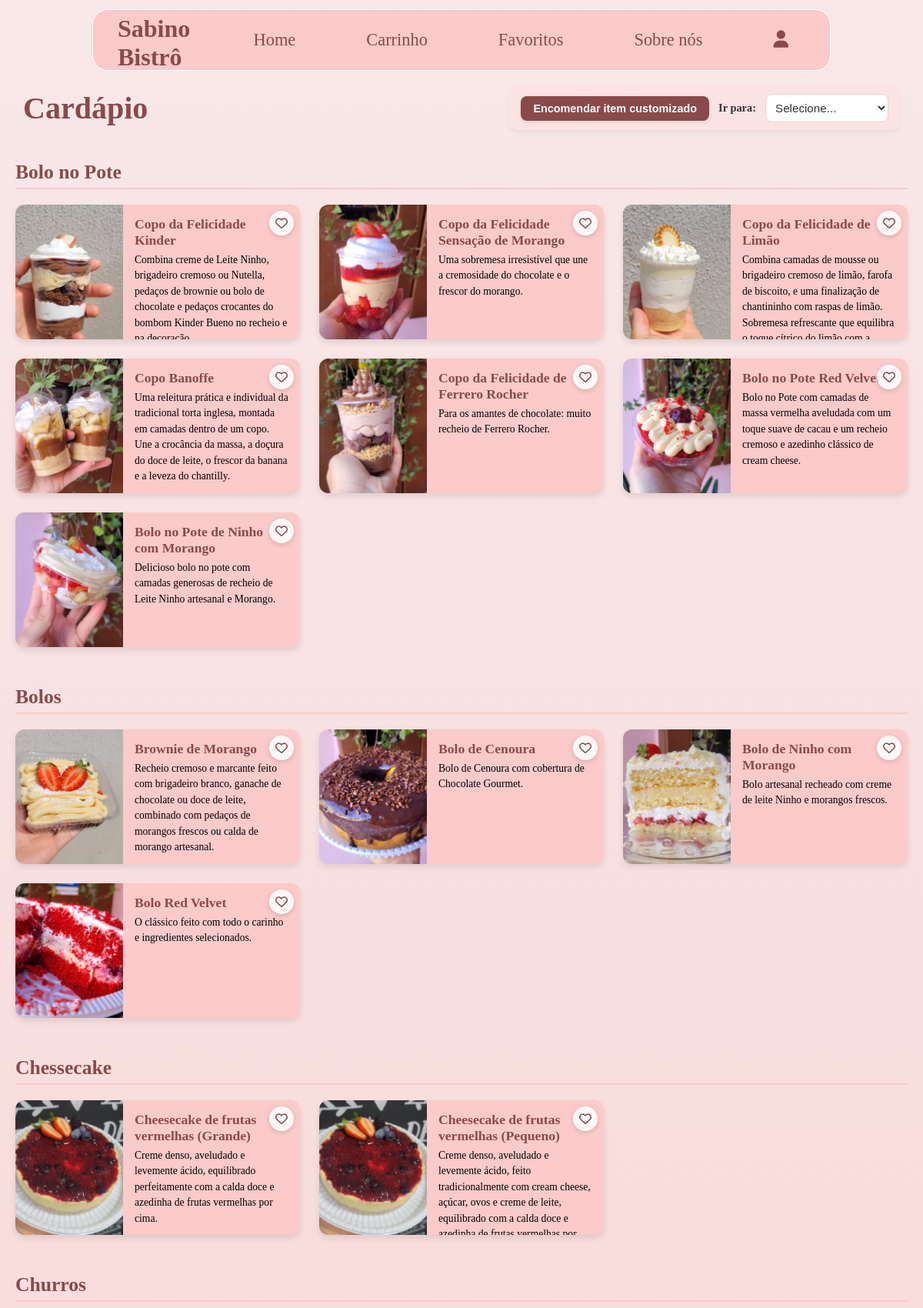
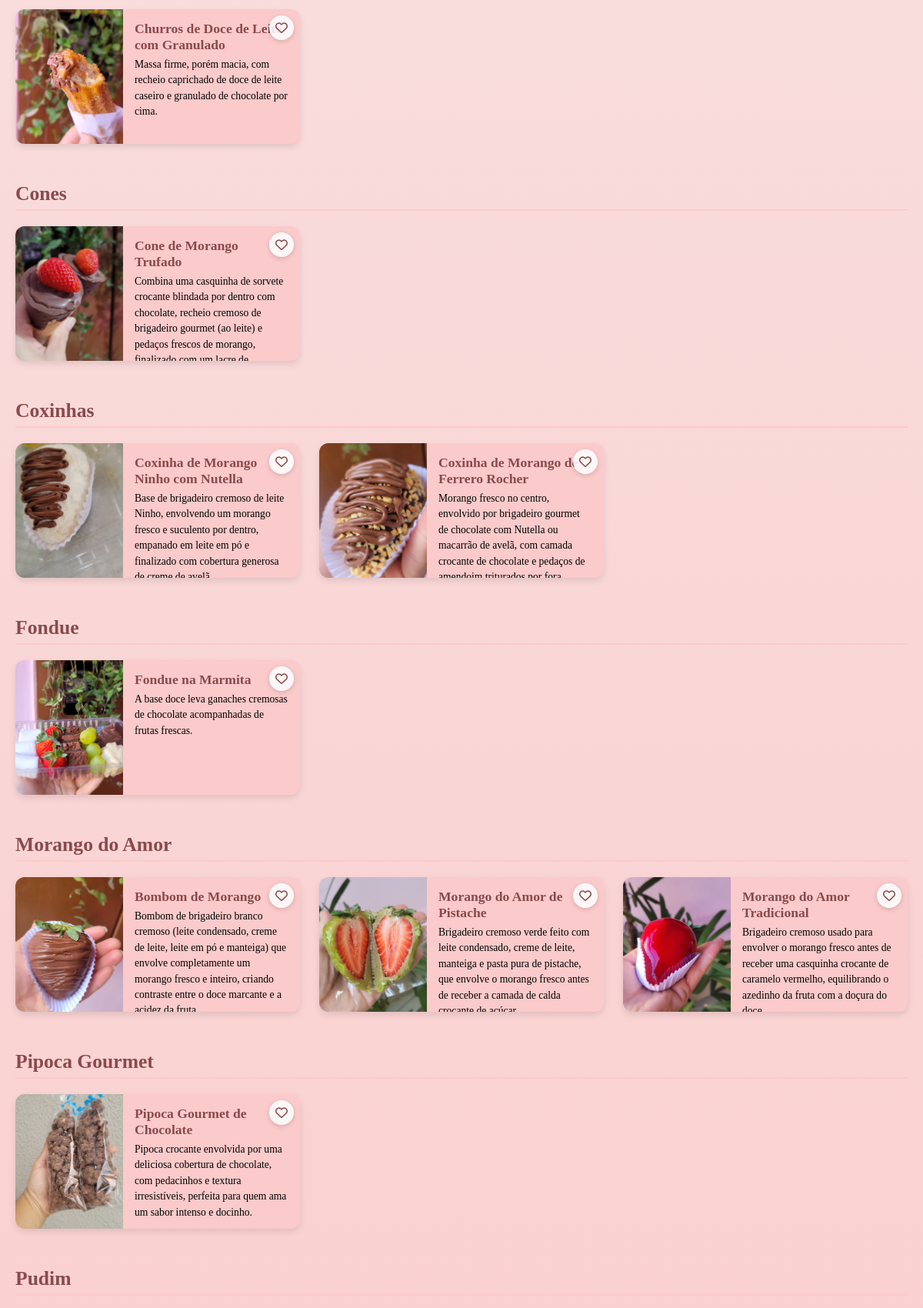
The page / (upper part) on the database its author committed (2 pictures, top to bottom).
### tables this page shows
CREATE TABLE categorias (
    id      INT AUTO_INCREMENT PRIMARY KEY,
    nome    VARCHAR(80) NOT NULL UNIQUE
);

CREATE TABLE produtos (
    id              INT AUTO_INCREMENT PRIMARY KEY,
    nome            VARCHAR(150) NOT NULL,
    descricao       VARCHAR(500),
    preco           DECIMAL(10,2) NOT NULL,
    imagem          VARCHAR(255),
    categoria_id    INT,
    ativo           TINYINT(1) NOT NULL DEFAULT 1,
    criado_em       DATETIME DEFAULT CURRENT_TIMESTAMP,

    FOREIGN KEY (categoria_id) REFERENCES categorias(id) ON DELETE SET NULL
);

### index.php (the view, shortened to what this page needs)
<?php
$bancoCardapioDisponivel = false;
$produtosCardapio = [];
$categoriasCardapio = [];
try {
    $pdoCardapio = conectarBanco();
    $stmtCategorias = $pdoCardapio->query(
        'SELECT id, nome FROM categorias ORDER BY nome'
    );
    $categoriasCardapio = $stmtCategorias->fetchAll();
    $stmtProdutos = $pdoCardapio->query(
        'SELECT p.id, p.nome, p.descricao, p.preco, p.imagem, p.categoria_id,
                c.nome AS categoria
         FROM produtos p
         LEFT JOIN categorias c ON c.id = p.categoria_id
         WHERE p.ativo = 1
         ORDER BY p.id DESC'
    );
    $produtosCardapio = $stmtProdutos->fetchAll();
    $bancoCardapioDisponivel = true;
} catch (Throwable $erro) {
    error_log('Cardápio dinâmico indisponível: ' . $erro->getMessage());
}
$produtosPorCategoria = [];
foreach ($produtosCardapio as $produto) {
    $chaveCategoria = (int) ($produto['categoria_id'] ?? 0);
    if (!isset($produtosPorCategoria[$chaveCategoria])) {
        $produtosPorCategoria[$chaveCategoria] = [];
    }
    $produtosPorCategoria[$chaveCategoria][] = $produto;
}
function idSecaoCategoria(int $id): string
{
    return 'secao-banco-categoria-' . $id;
}
function imagemCardapio(string $imagem): string
{
    $imagem = trim($imagem);
    return $imagem !== '' ? $imagem : 'img/fundo-confeitaria-1.png';
}
?>
<!DOCTYPE html>
<html lang="pt-br">
<head>
    <link rel="stylesheet" href="https://cdnjs.cloudflare.com/ajax/libs/font-awesome/6.5.1/css/all.min.css">
    <link rel="stylesheet" href="css/style.css">
</head>
<body>
    <nav class="navbar">
        <div class="navbar-container">
            <a href="index.php" class="navbar-logo">Sabino Bistrô</a>
            <ul class="navbar-menu">
                <li><a href="#">Home</a></li>
                <li><a href="html/carrinho.php">Carrinho</a></li>
                <li><a href="html/favoritos.php">Favoritos</a></li>
                <li><a href="#sobre">Sobre nós</a></li>
                <li>
                    <a href="html/perfil.php" class="user" aria-label="Perfil do usuário">
                        <i class="fa-solid fa-user"></i>
                    </a>
                </li>
            </ul>
        </div>
    </nav>
    <section class="cardapio-section">
        <section class="cardapio-container">
            <div class="cardapio-header">
                <h1 class="cardapio-title">Cardápio</h1>
                <div class="filtro-container">
                    <button type="button" onclick="abrirModalEncomendaCustom(event)" class="btn-encomenda-topo">
                         Encomendar item customizado
                    </button>
                    <label for="filtro-cardapio">Ir para:</label>
                    <select id="filtro-cardapio" onchange="rolarParaCategoria(this.value)">
                        <option value="" disabled selected>Selecione...</option>
                    </select>
                </div>
            </div>
            <div id="cardapio-dinamico" style="display: <?= $bancoCardapioDisponivel ? 'block' : 'none' ?>;">
            <?php if ($bancoCardapioDisponivel): ?>
                <?php if (empty($produtosCardapio)): ?>
                    <div class="categoria-bloco">
                        <p class="card-descricao">Nenhum produto disponível no momento.</p>
                    </div>
                <?php else: ?>
                    <?php foreach ($categoriasCardapio as $categoria): ?>
                        <?php
                        $categoriaId = (int) $categoria['id'];
                        $produtosCategoria = $produtosPorCategoria[$categoriaId] ?? [];
                        ?>
                        <div id="<?= htmlspecialchars(idSecaoCategoria($categoriaId), ENT_QUOTES, 'UTF-8') ?>" class="categoria-bloco">
                            <h2 class="categoria-subtitulo"><?= htmlspecialchars($categoria['nome'], ENT_QUOTES, 'UTF-8') ?></h2>
                            <div class="card-grid">
                                <?php foreach ($produtosCategoria as $produto): ?>
                                    <?php
                                    $produtoId = (int) $produto['id'];
                                    $nome = (string) $produto['nome'];
                                    $descricao = (string) ($produto['descricao'] ?? '');
                                    $preco = (float) $produto['preco'];
                                    $imagem = imagemCardapio((string) ($produto['imagem'] ?? ''));
                                    $categoriaNome = (string) ($categoria['nome'] ?? '');
                                    ?>
                                    <div class="card"
                                         onclick='abrirModal(
                                            <?= json_encode($produtoId) ?>,
                                            <?= json_encode($nome, JSON_HEX_TAG | JSON_HEX_APOS | JSON_HEX_QUOT | JSON_HEX_AMP) ?>,
                                            <?= json_encode($descricao, JSON_HEX_TAG | JSON_HEX_APOS | JSON_HEX_QUOT | JSON_HEX_AMP) ?>,
                                            <?= json_encode($preco) ?>,
                                            <?= json_encode($imagem, JSON_HEX_TAG | JSON_HEX_APOS | JSON_HEX_QUOT | JSON_HEX_AMP) ?>,
                                            <?= json_encode($categoriaNome, JSON_HEX_TAG | JSON_HEX_APOS | JSON_HEX_QUOT | JSON_HEX_AMP) ?>
                                         )'>
                                        <button type="button" class="btn-favorito"
                                                data-id="<?= $produtoId ?>"
                                                data-titulo="<?= htmlspecialchars($nome, ENT_QUOTES, 'UTF-8') ?>"
                                                data-preco="<?= number_format($preco, 2, '.', '') ?>"
                                                data-imagem="<?= htmlspecialchars($imagem, ENT_QUOTES, 'UTF-8') ?>"
                                                onclick="event.stopPropagation(); toggleFavorito(this)"
                                                aria-label="Favoritar">
                                            <i class="fa-regular fa-heart"></i>
                                        </button>
                                        <img src="<?= htmlspecialchars($imagem, ENT_QUOTES, 'UTF-8') ?>"
                                             alt="<?= htmlspecialchars($nome, ENT_QUOTES, 'UTF-8') ?>"
                                             class="card-image"
                                             onerror="this.onerror=null;this.src='img/fundo-confeitaria-1.png';">
                                        <div class="card-content">
                                            <h2 class="card-titulo"><?= htmlspecialchars($nome, ENT_QUOTES, 'UTF-8') ?></h2>
                                            <p class="card-descricao"><?= htmlspecialchars($descricao, ENT_QUOTES, 'UTF-8') ?></p>
                                        </div>
                                    </div>
                                <?php endforeach; ?>
                            </div>
                        </div>
                    <?php endforeach; ?>
                <?php endif; ?>
            <?php endif; ?>
            </div>
        </section>
    </section>
</body>
</html>

### css/style.css (style rules this page uses)
* { margin: 0; padding: 0; box-sizing: border-box; }
body { min-height: 100vh; background: linear-gradient( 180deg, #f8e8e8, #fbcaca ); }
.navbar { display: flex; align-items: center; justify-content: center; height: 80px; margin: 1% auto 0; width: 80%; position: sticky; top: 0; background: #fbcaca; border: 1px solid #fff; border-radius: 20px; backdrop-filter: blur(10px); z-index: 999; }
.navbar-container { display: flex; align-items: center; justify-content: space-between; width: 100%; padding: 0 2rem; max-width: 1600px; }
.navbar-logo { font-size: 2rem; font-family: 'IdenticPartner'; transform: translateY(4px); font-weight: 600; color: #8a4a4b; text-decoration: none; cursor: pointer; }
.navbar-container .navbar-menu { display: flex; text-align: center; gap: 3rem; list-style: none; }
.navbar-container .navbar-menu li a { text-decoration: none; color: #8a4a4b; font-size: 1.4rem; font-weight: 500; padding: 3px 20px; border-radius: 20px; border: 2px solid transparent; transition: all 0.7s ease; white-space: nowrap; }
.cardapio-section { max-width: 1200px; margin: 0 auto; padding: 20px; }
.cardapio-container { width: 100%; }
.cardapio-header { display: flex; justify-content: space-between; align-items: center; margin-bottom: 40px; padding: 0 10px; }
.cardapio-title { font-size: 2.5rem; color: #8a4a4b; margin: 0; }
.filtro-container { display: flex; align-items: center; gap: 12px; background-color: #fbe3e3; padding: 10px 15px; border-radius: 12px; box-shadow: 0 4px 8px rgba(0, 0, 0, 0.05); }
.filtro-container label { font-weight: bold; color: #333; font-size: 0.9rem; white-space: nowrap; }
#filtro-cardapio { padding: 8px; border-radius: 8px; border: 1px solid #fbcaca; background-color: #fff; color: #333; font-size: 0.95rem; cursor: pointer; }
.btn-encomenda-topo { background-color: #8a4a4b; color: #ffffff; border: none; padding: 8px 16px; border-radius: 8px; font-size: 0.9rem; font-weight: bold; cursor: pointer; display: inline-flex; align-items: center; gap: 6px; transition: background-color 0.2s ease, transform 0.2s ease; box-shadow: 0 2px 6px rgba(0,0,0,0.08); }
.categoria-bloco { margin-bottom: 50px; }
.categoria-subtitulo { font-size: 1.6rem; color: #8a4a4b; margin-bottom: 20px; border-bottom: 2px solid #fbcaca; padding-bottom: 5px; }
.card-grid { display: grid; grid-template-columns: repeat(auto-fill, minmax(320px, 1fr)); gap: 25px; }
.card { position: relative; background-color: #fbcaca; border-radius: 12px; box-shadow: 0 4px 8px rgba(0, 0, 0, 0.1); width: 100%; height: 175px; overflow: hidden; transition: transform 0.3s ease, box-shadow 0.3s ease; display: flex; cursor: pointer; }
.btn-favorito { position: absolute; top: 8px; right: 8px; width: 32px; height: 32px; display: flex; align-items: center; justify-content: center; background: rgba(255, 255, 255, 0.85); border: none; border-radius: 50%; cursor: pointer; font-size: 1rem; color: #8a4a4b; box-shadow: 0 2px 6px rgba(0, 0, 0, 0.15); z-index: 5; transition: transform 0.15s ease, background 0.15s ease; }
.card-image { width: 140px; height: 100%; object-fit: cover; display: block; flex-shrink: 0; }
.card-content { padding: 15px; flex: 1; }
.card-titulo { font-size: 1.1rem; margin: 0 0 5px 0; color: #8a4a4b; }
.card-descricao { font-size: 0.85rem; color: black; line-height: 1.5; margin: 0; }

### rows shown on the page
categorias: nome "Bolo no Pote"
produtos: imagem (picture), nome "Copo da Felicidade Kinder", descricao "Combina creme de Leite Ninho, brigadeiro cremoso ou Nutella, pedaços de brownie ou bolo de chocolate e pedaços crocantes do bombom Kinder Bueno no recheio e…"
produtos: imagem (picture), nome "Copo da Felicidade Sensação de Morango", descricao "Uma sobremesa irresistível que une a cremosidade do chocolate e o frescor do morango."
produtos: imagem (picture), nome "Copo da Felicidade de Limão", descricao "Combina camadas de mousse ou brigadeiro cremoso de limão, farofa de biscoito, e uma finalização de chantininho com raspas de limão. Sobremesa refrescante que equilibra…"
produtos: imagem (picture), nome "Copo Banoffe", descricao "Uma releitura prática e individual da tradicional torta inglesa, montada em camadas dentro de um copo. Une a crocância da massa, a doçura do doce de leite, o frescor da banana e a leveza do chantilly."
produtos: imagem (picture), nome "Copo da Felicidade de Ferrero Rocher", descricao "Para os amantes de chocolate: muito recheio de Ferrero Rocher."
produtos: imagem (picture), nome "Bolo no Pote Red Velvet", descricao "Bolo no Pote com camadas de massa vermelha aveludada com um toque suave de cacau e um recheio cremoso e azedinho clássico de cream cheese."
produtos: imagem (picture), nome "Bolo no Pote de Ninho com Morango", descricao "Delicioso bolo no pote com camadas generosas de recheio de Leite Ninho artesanal e Morango."
categorias: nome "Bolos"
produtos: imagem (picture), nome "Brownie de Morango", descricao "Recheio cremoso e marcante feito com brigadeiro branco, ganache de chocolate ou doce de leite, combinado com pedaços de morangos frescos ou calda de morango artesanal."
produtos: imagem (picture), nome "Bolo de Cenoura", descricao "Bolo de Cenoura com cobertura de Chocolate Gourmet."
produtos: imagem (picture), nome "Bolo de Ninho com Morango", descricao "Bolo artesanal recheado com creme de leite Ninho e morangos frescos."
produtos: imagem (picture), nome "Bolo Red Velvet", descricao "O clássico feito com todo o carinho e ingredientes selecionados."
categorias: nome "Chessecake"
produtos: imagem (picture), nome "Cheesecake de frutas vermelhas (Grande)", descricao "Creme denso, aveludado e levemente ácido, equilibrado perfeitamente com a calda doce e azedinha de frutas vermelhas por cima."
produtos: imagem (picture), nome "Cheesecake de frutas vermelhas (Pequeno)", descricao "Creme denso, aveludado e levemente ácido, feito tradicionalmente com cream cheese, açúcar, ovos e creme de leite, equilibrado com a calda doce e…"
categorias: nome "Churros"
produtos: imagem (picture), nome "Churros de Doce de Leite com Granulado", descricao "Massa firme, porém macia, com recheio caprichado de doce de leite caseiro e granulado de chocolate por cima."
categorias: nome "Cones"
produtos: imagem (picture), nome "Cone de Morango Trufado", descricao "Combina uma casquinha de sorvete crocante blindada por dentro com chocolate, recheio cremoso de brigadeiro gourmet (ao leite) e pedaços frescos de morango,…"
categorias: nome "Coxinhas"
produtos: imagem (picture), nome "Coxinha de Morango Ninho com Nutella", descricao "Base de brigadeiro cremoso de leite Ninho, envolvendo um morango fresco e suculento por dentro, empanado em leite em pó e finalizado com cobertura generosa…"
produtos: imagem (picture), nome "Coxinha de Morango de Ferrero Rocher", descricao "Morango fresco no centro, envolvido por brigadeiro gourmet de chocolate com Nutella ou macarrão de avelã, com camada crocante de chocolate e pedaços de…"
categorias: nome "Fondue"
produtos: imagem (picture), nome "Fondue na Marmita", descricao "A base doce leva ganaches cremosas de chocolate acompanhadas de frutas frescas."
categorias: nome "Morango do Amor"
produtos: imagem (picture), nome "Bombom de Morango", descricao "Bombom de brigadeiro branco cremoso (leite condensado, creme de leite, leite em pó e manteiga) que envolve completamente um morango fresco e inteiro, criando contraste entre o doce marcante e a…"
produtos: imagem (picture), nome "Morango do Amor de Pistache", descricao "Brigadeiro cremoso verde feito com leite condensado, creme de leite, manteiga e pasta pura de pistache, que envolve o morango fresco antes de receber a camada de calda…"
produtos: imagem (picture), nome "Morango do Amor Tradicional", descricao "Brigadeiro cremoso usado para envolver o morango fresco antes de receber uma casquinha crocante de caramelo vermelho, equilibrando o azedinho da fruta com a doçura do…"
categorias: nome "Pipoca Gourmet"
produtos: imagem (picture), nome "Pipoca Gourmet de Chocolate", descricao "Pipoca crocante envolvida por uma deliciosa cobertura de chocolate, com pedacinhos e textura irresistíveis, perfeita para quem ama um sabor intenso e docinho."
categorias: nome "Pudim"
